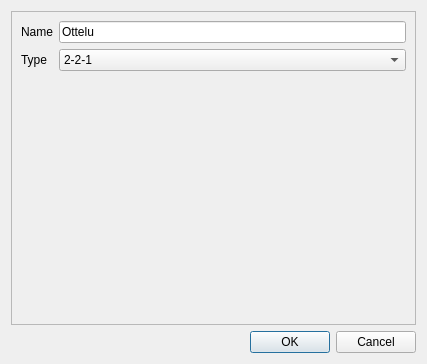
<?xml version="1.0" encoding="UTF-8"?>
<ui version="4.0">
 <class>CreateServerDialog</class>
 <widget class="QDialog" name="CreateServerDialog">
  <property name="geometry">
   <rect>
    <x>0</x>
    <y>0</y>
    <width>427</width>
    <height>364</height>
   </rect>
  </property>
  <property name="windowTitle">
   <string>PNB - Create server</string>
  </property>
  <layout class="QGridLayout" name="gridLayout">
   <item row="0" column="0">
    <widget class="QScrollArea" name="scrollArea">
     <property name="widgetResizable">
      <bool>true</bool>
     </property>
     <widget class="QWidget" name="scrollAreaWidgetContents">
      <property name="geometry">
       <rect>
        <x>0</x>
        <y>0</y>
        <width>407</width>
        <height>314</height>
       </rect>
      </property>
      <property name="minimumSize">
       <size>
        <width>400</width>
        <height>200</height>
       </size>
      </property>
      <layout class="QFormLayout" name="formLayout">
       <item row="0" column="0">
        <widget class="QLabel" name="labelName">
         <property name="text">
          <string>Name</string>
         </property>
        </widget>
       </item>
       <item row="0" column="1">
        <widget class="QLineEdit" name="lineEditName">
         <property name="text">
          <string>Ottelu</string>
         </property>
        </widget>
       </item>
       <item row="1" column="0">
        <widget class="QLabel" name="labelType">
         <property name="text">
          <string>Type</string>
         </property>
        </widget>
       </item>
       <item row="1" column="1">
        <widget class="QComboBox" name="comboBoxType">
         <item>
          <property name="text">
           <string>2-2-1</string>
          </property>
         </item>
         <item>
          <property name="text">
           <string>4-4-1</string>
          </property>
         </item>
        </widget>
       </item>
      </layout>
     </widget>
    </widget>
   </item>
   <item row="1" column="0">
    <widget class="QDialogButtonBox" name="buttonBox">
     <property name="orientation">
      <enum>Qt::Horizontal</enum>
     </property>
     <property name="standardButtons">
      <set>QDialogButtonBox::Cancel|QDialogButtonBox::Ok</set>
     </property>
    </widget>
   </item>
  </layout>
 </widget>
 <resources/>
 <connections>
  <connection>
   <sender>buttonBox</sender>
   <signal>accepted()</signal>
   <receiver>CreateServerDialog</receiver>
   <slot>accept()</slot>
   <hints>
    <hint type="sourcelabel">
     <x>248</x>
     <y>254</y>
    </hint>
    <hint type="destinationlabel">
     <x>157</x>
     <y>274</y>
    </hint>
   </hints>
  </connection>
  <connection>
   <sender>buttonBox</sender>
   <signal>rejected()</signal>
   <receiver>CreateServerDialog</receiver>
   <slot>reject()</slot>
   <hints>
    <hint type="sourcelabel">
     <x>316</x>
     <y>260</y>
    </hint>
    <hint type="destinationlabel">
     <x>286</x>
     <y>274</y>
    </hint>
   </hints>
  </connection>
 </connections>
</ui>
